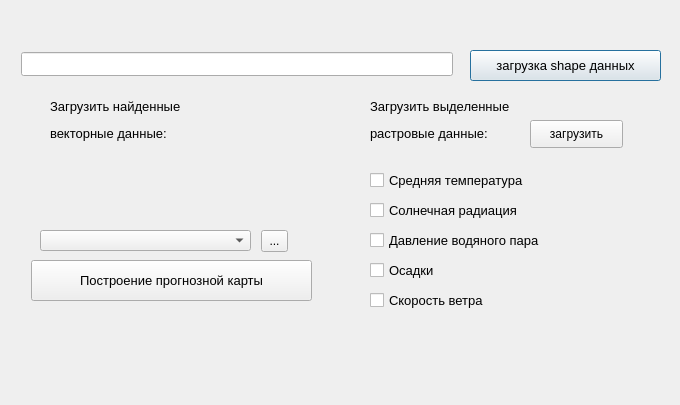
<?xml version="1.0" encoding="UTF-8"?>
<ui version="4.0">
 <class>Plants_analyticsDialogBase</class>
 <widget class="QDialog" name="Plants_analyticsDialogBase">
  <property name="geometry">
   <rect>
    <x>0</x>
    <y>0</y>
    <width>680</width>
    <height>405</height>
   </rect>
  </property>
  <property name="windowTitle">
   <string>Plants_analytics</string>
  </property>
  <widget class="QPushButton" name="loadButton">
   <property name="geometry">
    <rect>
     <x>470</x>
     <y>50</y>
     <width>191</width>
     <height>31</height>
    </rect>
   </property>
   <property name="font">
    <font>
     <pointsize>10</pointsize>
    </font>
   </property>
   <property name="text">
    <string>загрузка shape данных</string>
   </property>
  </widget>
  <widget class="QLineEdit" name="scientificNameField">
   <property name="geometry">
    <rect>
     <x>21</x>
     <y>52</y>
     <width>432</width>
     <height>24</height>
    </rect>
   </property>
  </widget>
  <widget class="QCheckBox" name="checkBox_5">
   <property name="geometry">
    <rect>
     <x>370</x>
     <y>290</y>
     <width>211</width>
     <height>20</height>
    </rect>
   </property>
   <property name="font">
    <font>
     <pointsize>10</pointsize>
    </font>
   </property>
   <property name="text">
    <string>Скорость ветра</string>
   </property>
  </widget>
  <widget class="QCheckBox" name="checkBox">
   <property name="geometry">
    <rect>
     <x>370</x>
     <y>170</y>
     <width>201</width>
     <height>21</height>
    </rect>
   </property>
   <property name="font">
    <font>
     <pointsize>10</pointsize>
    </font>
   </property>
   <property name="text">
    <string>Средняя температура</string>
   </property>
  </widget>
  <widget class="QLabel" name="label_2">
   <property name="geometry">
    <rect>
     <x>50</x>
     <y>90</y>
     <width>181</width>
     <height>61</height>
    </rect>
   </property>
   <property name="font">
    <font>
     <pointsize>10</pointsize>
    </font>
   </property>
   <property name="text">
    <string>&lt;html&gt;&lt;head/&gt;&lt;body&gt;&lt;p&gt;Загрузить найденные&lt;/p&gt;&lt;p&gt;векторные данные:&lt;/p&gt;&lt;/body&gt;&lt;/html&gt;</string>
   </property>
  </widget>
  <widget class="QCheckBox" name="checkBox_4">
   <property name="geometry">
    <rect>
     <x>370</x>
     <y>260</y>
     <width>81</width>
     <height>20</height>
    </rect>
   </property>
   <property name="font">
    <font>
     <pointsize>10</pointsize>
    </font>
   </property>
   <property name="text">
    <string>Осадки</string>
   </property>
  </widget>
  <widget class="QCheckBox" name="checkBox_3">
   <property name="geometry">
    <rect>
     <x>370</x>
     <y>230</y>
     <width>221</width>
     <height>20</height>
    </rect>
   </property>
   <property name="font">
    <font>
     <pointsize>10</pointsize>
    </font>
   </property>
   <property name="text">
    <string>Давление водяного пара</string>
   </property>
  </widget>
  <widget class="QCheckBox" name="checkBox_2">
   <property name="geometry">
    <rect>
     <x>370</x>
     <y>200</y>
     <width>201</width>
     <height>20</height>
    </rect>
   </property>
   <property name="font">
    <font>
     <pointsize>10</pointsize>
    </font>
   </property>
   <property name="text">
    <string>Солнечная радиация</string>
   </property>
  </widget>
  <widget class="QLabel" name="label">
   <property name="geometry">
    <rect>
     <x>370</x>
     <y>90</y>
     <width>181</width>
     <height>61</height>
    </rect>
   </property>
   <property name="font">
    <font>
     <pointsize>10</pointsize>
    </font>
   </property>
   <property name="text">
    <string>&lt;html&gt;&lt;head/&gt;&lt;body&gt;&lt;p&gt;Загрузить выделенные&lt;/p&gt;&lt;p&gt; растровые данные:&lt;/p&gt;&lt;/body&gt;&lt;/html&gt;</string>
   </property>
  </widget>
  <widget class="QToolButton" name="Forecast_Button">
   <property name="geometry">
    <rect>
     <x>31</x>
     <y>260</y>
     <width>281</width>
     <height>41</height>
    </rect>
   </property>
   <property name="font">
    <font>
     <pointsize>10</pointsize>
    </font>
   </property>
   <property name="text">
    <string>Построение прогнозной карты</string>
   </property>
  </widget>
  <widget class="QToolButton" name="toolButton_2">
   <property name="geometry">
    <rect>
     <x>261</x>
     <y>230</y>
     <width>27</width>
     <height>22</height>
    </rect>
   </property>
   <property name="text">
    <string>...</string>
   </property>
  </widget>
  <widget class="QgsMapLayerComboBox" name="mMapLayerComboBox">
   <property name="geometry">
    <rect>
     <x>40</x>
     <y>230</y>
     <width>211</width>
     <height>21</height>
    </rect>
   </property>
  </widget>
  <widget class="QPushButton" name="Load_rasterButton">
   <property name="geometry">
    <rect>
     <x>530</x>
     <y>120</y>
     <width>93</width>
     <height>28</height>
    </rect>
   </property>
   <property name="text">
    <string>загрузить</string>
   </property>
  </widget>
 </widget>
 <customwidgets>
  <customwidget>
   <class>QgsMapLayerComboBox</class>
   <extends>QComboBox</extends>
   <header>qgsmaplayercombobox.h</header>
  </customwidget>
 </customwidgets>
 <resources/>
 <connections/>
</ui>
